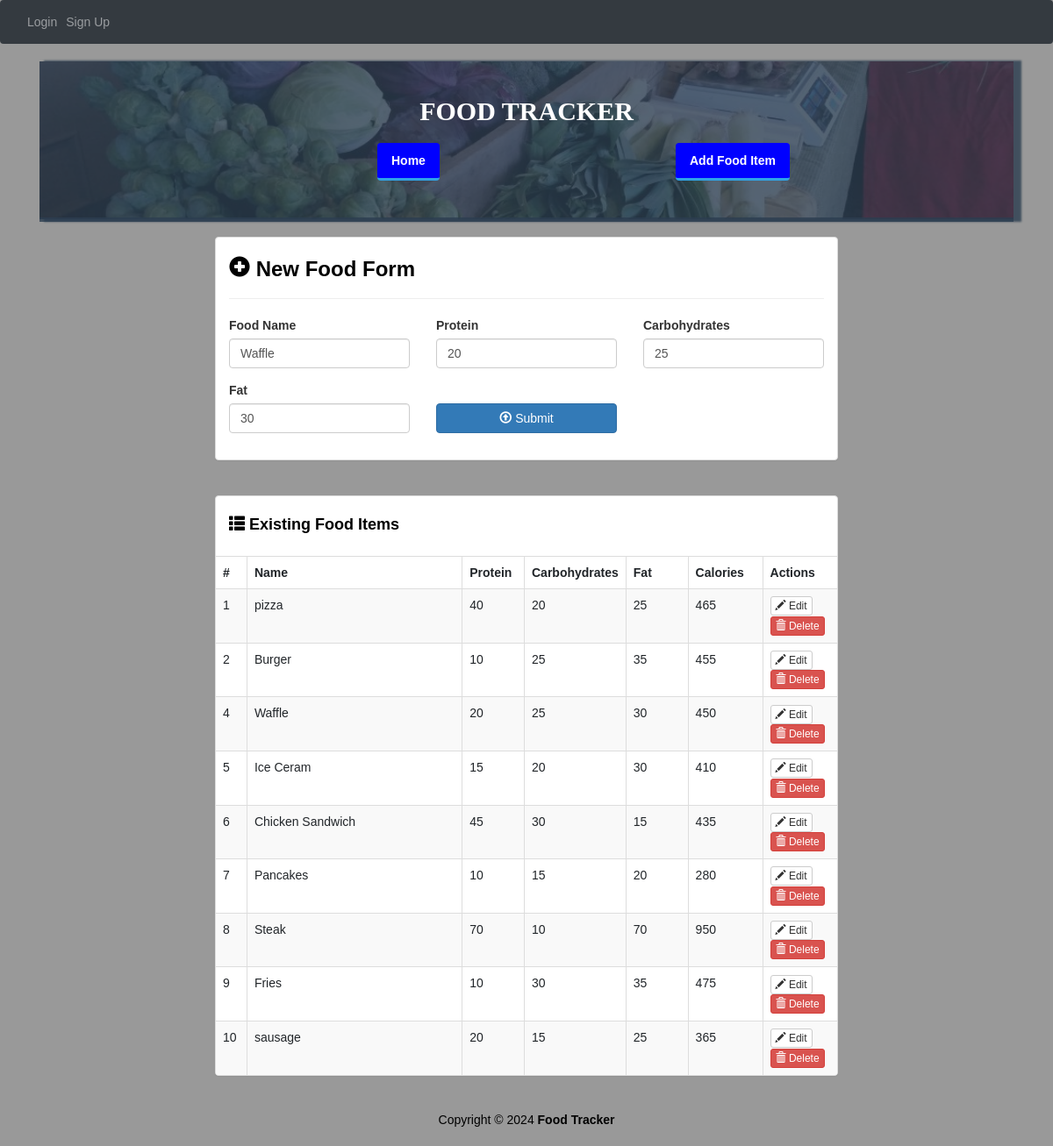
/edit_food/4, run on the app's committed database.
### website/models.py (models this page shows)
class Food(db.Model):
    id = db.Column(db.Integer, primary_key=True)
    name = db.Column(db.String(50), unique=True, nullable=False)
    proteins = db.Column(db.Integer, nullable=False)
    carbs = db.Column(db.Integer, nullable=False)
    fats = db.Column(db.Integer, nullable=False)
    @property
    def calories(self):
        return self.proteins * 4 + self.carbs * 4 + self.fats * 9

### website/views.py (the view)
@views.route('/edit_food/<int:food_id>')
def edit_food(food_id):
    food = Food.query.get_or_404(food_id)
    foods = Food.query.all()
    return render_template('add.html', food=food, foods=foods)

### website/templates/add.html (shortened to what this page needs)
{% extends "base.html" %}
{% block content %}
<div class="container-fluid" id="wrapper">
    <div class="row" id="homeJumbo">
        <div class="overlay"></div>
        <div class="col-lg-12">
            <h1>
                <a href="#">FOOD TRACKER</a>
            </h1>
            <div class="row t20">
                <div class="col-lg-4 col-lg-offset-4">
                    <ul class="nav nav-pills nav-justified">
                        <li role="presentation" class="active">
                            <a href="{{ url_for('views.home') }}" title="Home">Home</a>
                        </li>
                        <li role="presentation" class="ml-auto active" >
                            <a href="{{ url_for('views.add') }}" title="Add Food Item" class="no-wrap">Add Food Item</a>
                        </li>
                    </ul>
                </div>
            </div>
        </div>
    </div>
    <div class="row t20">
        <div class="col-lg-8 col-lg-offset-2">
            <div class="panel panel-default">
                <div class="panel-body">
                    <h3 class="lean-h text-black">
                        <i class="glyphicon glyphicon-plus-sign"></i> New Food Form
                    </h3>
                    <hr />
                    <form action="{{ url_for('views.add') }}" method="POST" role="form">
                        <div class="row">
                            <div class="col-lg-4">
                                <div class="form-group">
                                    <label for="food-name">Food Name</label>
                                    <input type="text" class="form-control" id="food-name" name="food-name" placeholder="Food Name" value="{{ food.name }}" autofocus>
                                </div>
                            </div>
                            <div class="col-lg-4">
                                <div class="form-group">
                                    <label for="protein">Protein</label>
                                    <input type="number" class="form-control" id="protein" name="protein" placeholder="Protein" value="{{ food.proteins }}">
                                </div>
                            </div>
                            <div class="col-lg-4">
                                <div class="form-group">
                                    <label for="carbohydrates">Carbohydrates</label>
                                    <input type="number" class="form-control" id="carbohydrates" name="carbohydrates" placeholder="Carbohydrates" value="{{ food.carbs }}">
                                </div>
                            </div>
                        </div>
                        <div class="row">
                            <div class="col-lg-4">
                                <div class="form-group">
                                    <label for="fat">Fat</label>
                                    <input type="number" class="form-control" id="fat" name="fat"placeholder="Fat" value="{{ food.fats }}">
                                </div>
                            </div>
                            <div class="col-lg-4">
                                <div class="form-group">
                                    <button type="submit" class="btn btn-primary btn-block">
                                        <i class="glyphicon glyphicon-upload"></i> Submit
                                    </button>
                                </div>
                            </div>
                        </div>
                    </form>
                </div>
            </div>
        </div>
    </div>
    <div class="row t20">
        <div class="col-lg-8 col-lg-offset-2">
            <div class="panel panel-default">
                <div class="panel-body">
                    <h4 class="lean-h text-black">
                        <i class="glyphicon glyphicon-th-list"></i> Existing Food Items
                    </h4>
                </div>
                <div class="table-responsive">
                    <table class="table table-striped table-hover table-bordered">
                        <thead>
                            <tr>
                                <th style="width: 5%;">#</th>
                                <th>Name</th>
                                <th style="width: 10%;">Protein</th>
                                <th style="width: 16%;">Carbohydrates</th>
                                <th style="width: 10%;">Fat</th>
                                <th style="width: 12%;">Calories</th>
                                <th style="width: 12%;">Actions</th>
                            </tr>
                        </thead>
                        <tbody>
                            {% for food in foods %}
                            <tr>
                                <td>{{ food.id }}</td><td>{{ food.name }}</td><td>{{ food.proteins }}</td>
                                <td>{{ food.carbs }}</td><td>{{ food.fats }}</td><td>{{ food.calories }}</td>
                                <td>
                                    <a href="{{ url_for('views.edit_food', food_id=food.id) }}" class="btn btn-default btn-xs">
                                        <i class="glyphicon glyphicon-pencil"></i> Edit
                                    </a>
                                    <a href="{{ url_for('views.delete_food', food_id=food.id) }}" class="btn btn-danger btn-xs">
                                        <i class="glyphicon glyphicon-trash"></i> Delete
                                    </a>
                                </td>
                            </tr>
                            {% endfor %}
                        </tbody>
                    </table>
                </div>
            </div>
        </div>
    </div>
</div>
<footer>
    <div class="row pad">
        <div class="col-lg-12 text-center">
            Copyright &copy; 2024 <strong>Food Tracker</strong>
        </div>
    </div>
</footer>
{% endblock %}

### website/static/styles.css (style rules this page uses)
body { background: rgba(0, 0, 0, .4); font-family: 'Ubuntu', sans-serif; margin: 0; }
#homeJumbo { position: relative; min-height: 180px; background: rgba(44, 62, 80, .8); background-image: url('./img/bg.jpg'); background-size: cover; background-repeat: no-repeat; border-bottom: 2px solid rgba(44, 62, 80, .8); box-shadow: 7px 1px 2px 2px rgba(44, 62, 80, .8); }
#homeJumbo > div.overlay { position: absolute; height: 183px; width: 100%; background: rgba(44, 62, 80, .8); }
#homeJumbo h1 { font-size: 30px; color: white; font-family: 'Oswald'; text-align: center; padding-top: 20px; font-weight: bolder; }
#homeJumbo h1 > a { color: white; text-decoration: none; }
.t20 { margin-top: 20px; }
.nav-pills > li.active > a, .nav-pills > li.active > a:hover, .nav-pills > li.active > a:focus { color: white; border-bottom: 3px solid #2fa4e7; font-weight: bolder; background: rgba(0, 0, 0, .4); display: inline-block; padding: 10px 16px; text-align: center; border-radius: 4px; }
.nav-justified > li > a { color: white; font-weight: bolder; }
.nav-pills > li + li { padding-left: 10px; }
.lean-h { margin-top: 5px; margin-bottom: 10px; font-weight: bolder; }
.text-black { color: black !important; }
footer { margin-top: 20px; color: black; margin-bottom: 20px; }
.nav-pills > li > a { background-color: #337ab7; color: white; display: inline-block; padding: 10px 16px; text-align: center; border-radius: 4px; white-space: nowrap; }
.nav-pills > li.active > a, .nav-pills > li.active > a:hover, .nav-pills > li.active > a:focus { background-color: blue; color: white; border-bottom: 3px solid #2fa4e7; display: inline-block; padding: 10px 16px; text-align: center; border-radius: 4px; }
.no-wrap { white-space: nowrap; }

### data on the page
Food: food-name "Waffle", protein "20", carbohydrates "25", fat "30", id "4", name "Waffle", proteins "20", carbs "25", fats "30", calories "450"
Food: id "1", name "pizza", proteins "40", carbs "20", fats "25", calories "465"
Food: id "2", name "Burger", proteins "10", carbs "25", fats "35", calories "455"
Food: id "5", name "Ice Ceram", proteins "15", carbs "20", fats "30", calories "410"
Food: id "6", name "Chicken Sandwich", proteins "45", carbs "30", fats "15", calories "435"
Food: id "7", name "Pancakes", proteins "10", carbs "15", fats "20", calories "280"
Food: id "8", name "Steak", proteins "70", carbs "10", fats "70", calories "950"
Food: id "9", name "Fries", proteins "10", carbs "30", fats "35", calories "475"
Food: id "10", name "sausage", proteins "20", carbs "15", fats "25", calories "365"
